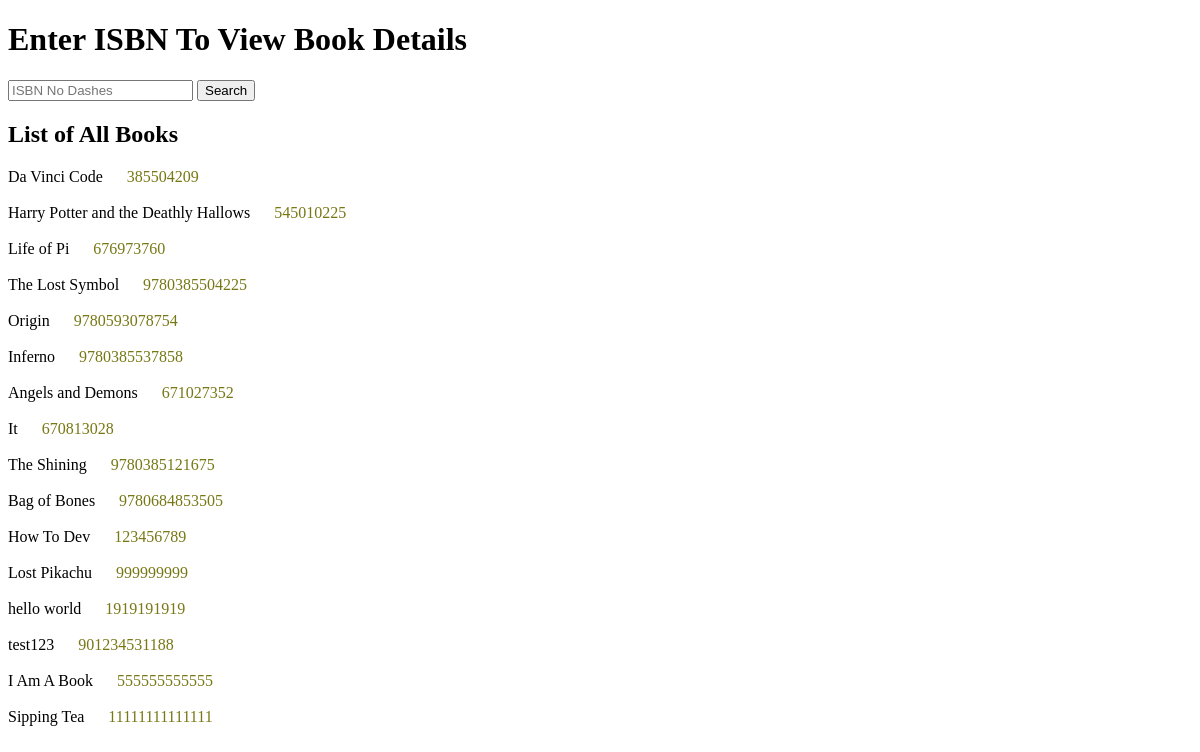
/books/, run on an earlier commit of the app's database.
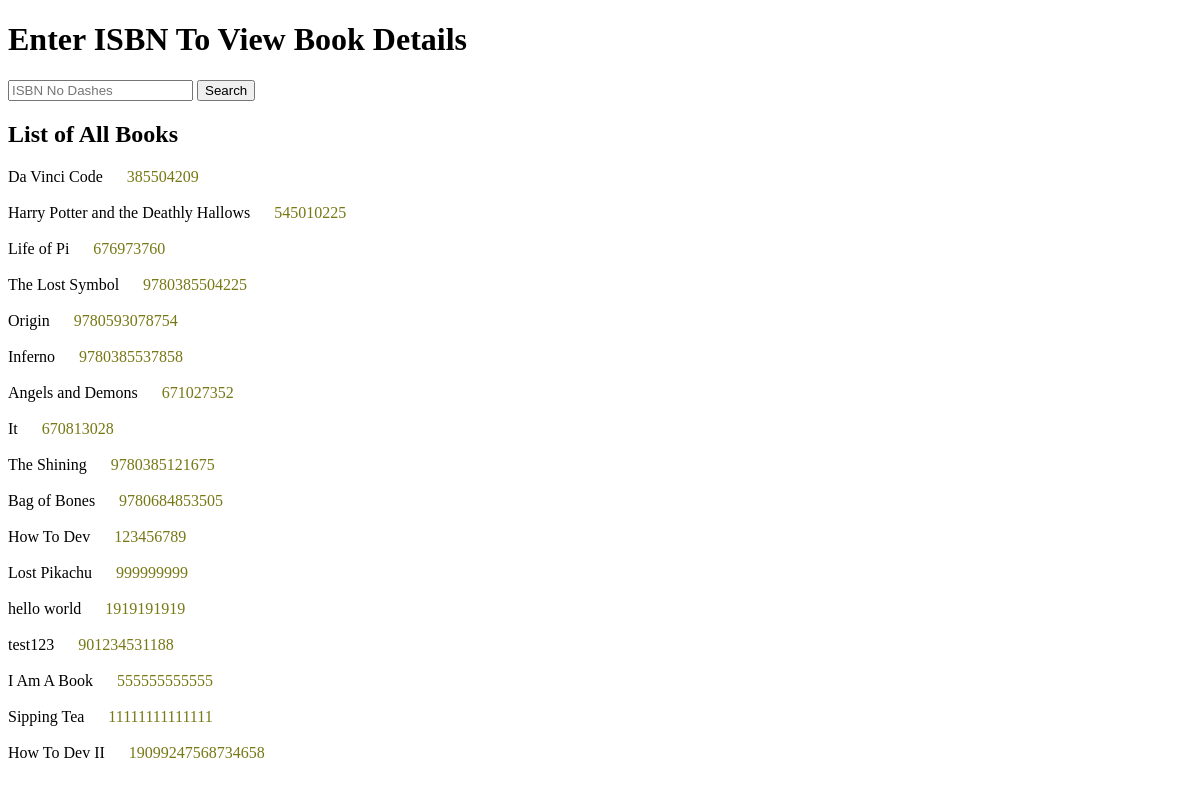
And on a later commit of the database.
### books/models.py (models this page shows)
class Book(models.Model):
    Title = models.CharField(max_length=200)
    Author = models.CharField(max_length=200)
    Price = models.FloatField()
    Book_Description = models.CharField(max_length=10000)
    Genre = models.CharField(max_length=200)
    Publisher = models.CharField(max_length=200)
    Year_Published = models.IntegerField()
    Copies_Sold = models.IntegerField()
    ISBN = models.IntegerField()

### books/views.py (the view)
# urls.py: path('books/', all_books),
def all_books(request):
    books = Book.objects.all()
    return render (request, "ISBN_Search.html", {'books': books})

### templates/ISBN_Search.html (shortened to what this page needs)
<!DOCTYPE html>
<html lang="en">
<head>
</head>
<body>
    <h1>Enter ISBN To View Book Details</h1>
     <input type="text" placeholder="ISBN No Dashes">
    <button type="submit">Search</button>
    <h2>List of All Books</h2>
    {% for book in books %}
       <div>{{book.Title}} <span id = "isbn">{{book.ISBN}}</span>
       </div>
        <br>
    {% endfor %}
</body>
</html>

### templates/ISBN_Search.html (style rules this page uses)
#isbn { color:rgb(119, 119, 20); margin-left: 20px; }

What changed in the data, as far as the page shows it:
added Book: Title "How To Dev II", ISBN "19099247568734658"
